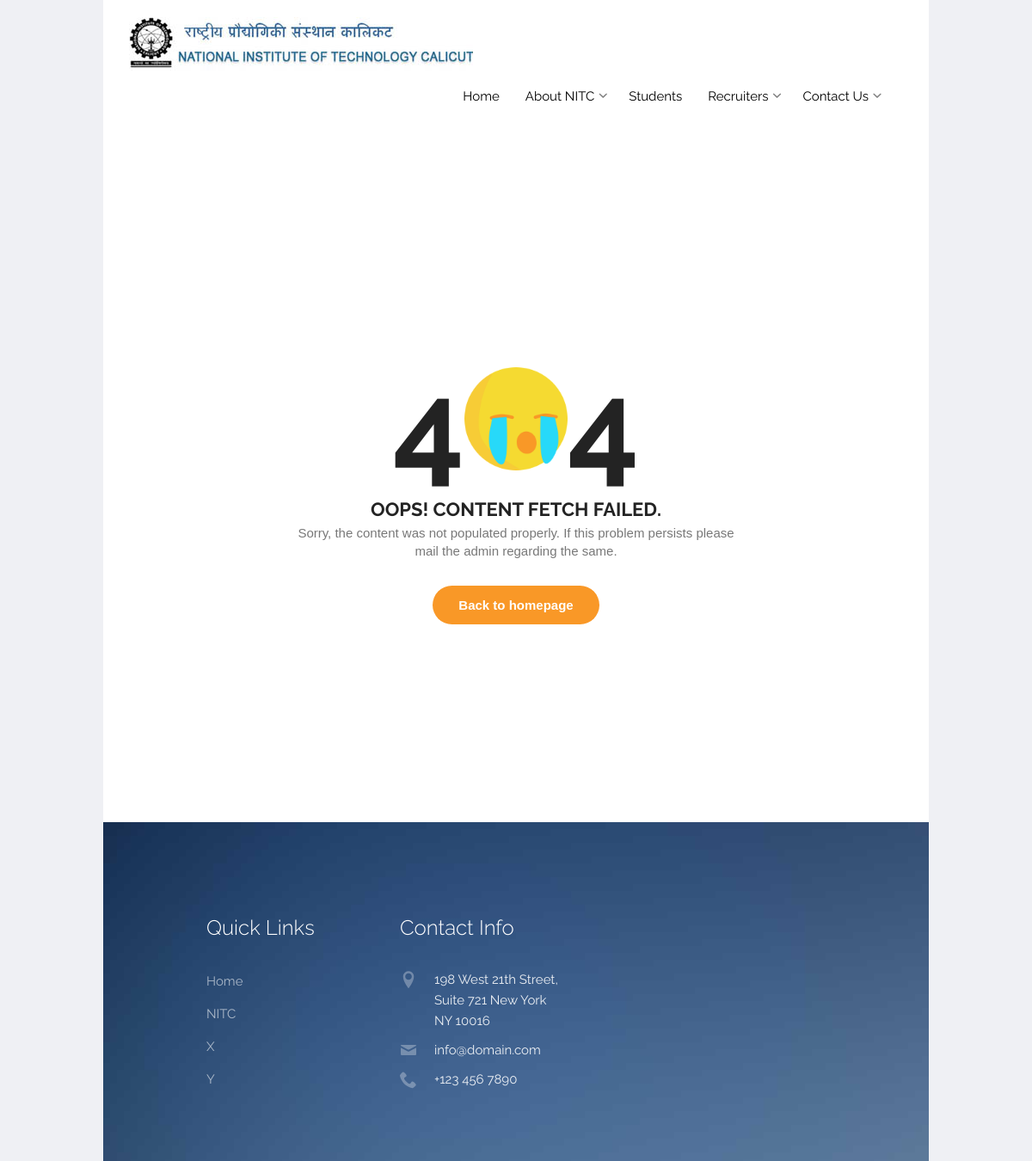
The app's page /people, older data.
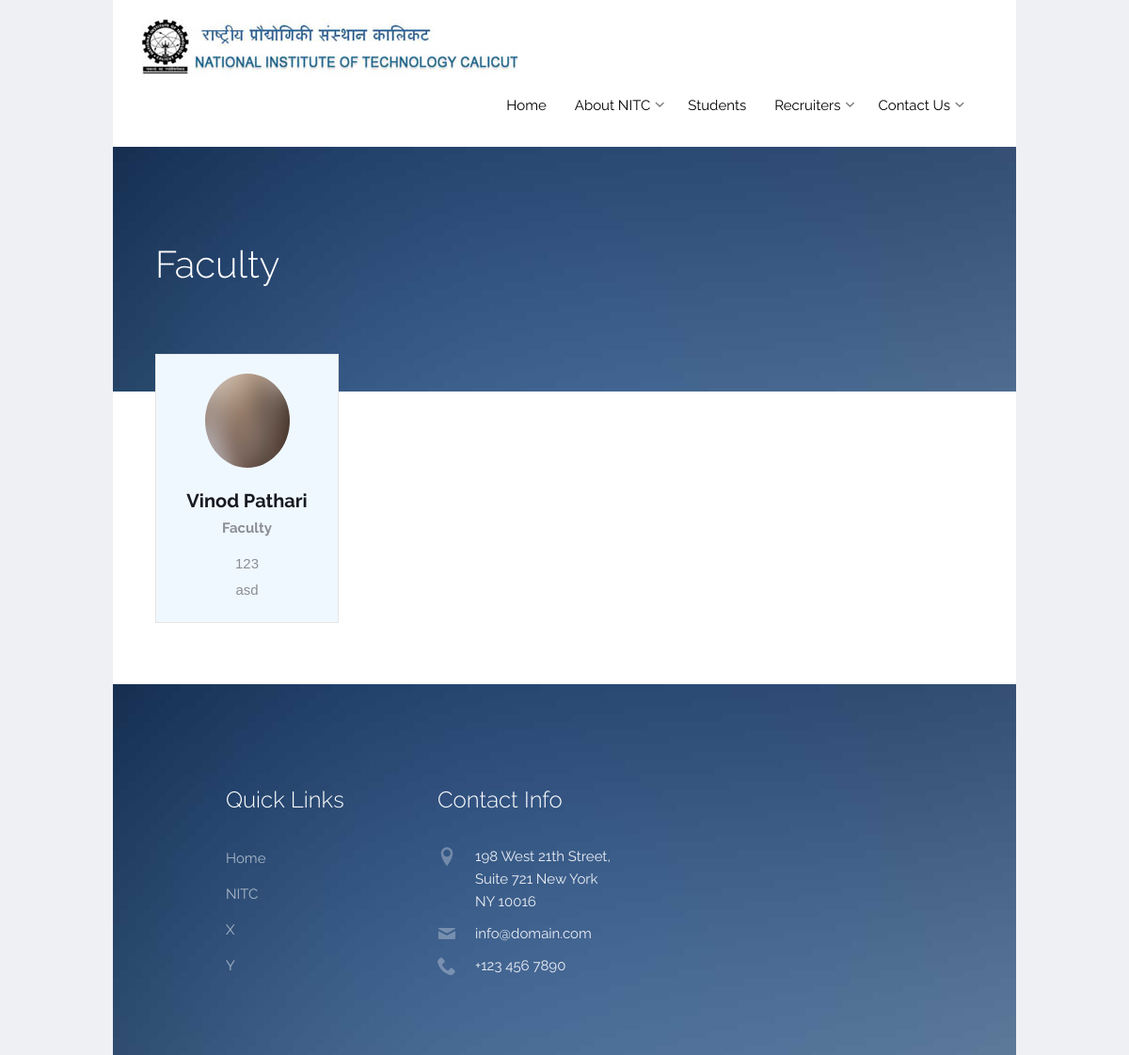
The same page, newer data.
### contactus/models.py (models this page shows, shortened)
class People(models.Model):
    name=models.CharField(max_length=255, blank=False,unique=True,help_text="Name of the person.")
    pic = models.ImageField(upload_to = 'static/img/people/', default = 'static/img/slider_3.jpg')
    alt_text = models.CharField(max_length=255, blank=False,help_text="If image does not load, this will be displayed.")
    phone=models.CharField(max_length=255, blank=False,help_text="Character field")
    email=models.CharField(max_length=255, blank=False)
    CHOICE= (
        ('Faculty', 'Faculty'),
        ('Core Committee', 'Core Committee'),
        ('Placement Representative', 'Placement Rep'),
    )
    display_in_contactus=models.BooleanField(blank=False,null=False)
    role= models.CharField(max_length=255,choices=CHOICE)

### contactus/views.py (the view)
# urls.py: path('people', views.people, name='people'),
def people(request):
    try:
        faculty=People.objects.filter(role='Faculty')
        fac_count=faculty.count()
        core = People.objects.filter(role='Core Committee')
        core_count = core.count()
        rep = People.objects.filter(role='Placement Representative')
        rep_count = rep.count()
    except:
        return render(request, 'fail.html')
    return render(request, 'people.html',locals())

### contactus/templates/people.html (shortened to what this page needs)
{% extends "layout.html" %}
{% load static %}
{% block body %}
    {% if fac_count != 0  %}
         <section class="probootstrap-section probootstrap-section-colored"  style="background-image: url({% static 'img/slider_2.jpg' %}) !important">
            <div class="container">
              <div class="row">
                <div class="col-md-12 text-left section-heading probootstrap-animate" style="margin-bottom:40px;"   >
                  <h2>Faculty</h2>
                </div>
              </div>
            </div>
          </section>
          <section class="probootstrap-section" style="margin-top:-3em;padding-top:5px">
            <div class="container">
              <div class="row">
                  {% for fac in faculty %}
                    <div class="col-md-3 col-sm-6">
                      <div class="probootstrap-teacher text-center probootstrap-animate">
                        <figure class="media">
                          <img src="{{ fac.pic.url }}" alt="{{ fac.alt_text }}" class="img-responsive">
                        </figure>
                        <div class="text">
                          <h3 style="font-family: Raleway, Arial, sans-serif;font-weight: bolder">{{ fac.name }}</h3>
                          <p style="font-family: Raleway, Arial, sans-serif;margin-bottom:10px;font-weight: bold">{{ fac.role }}</p>
                          <p style="font-family:  Menlo, sans-serif;margin-bottom:0px;">{{ fac.phone }}</p>
                          <p style="font-family:  Menlo, sans-serif;margin-bottom:0px;">{{ fac.email }}</p>
                        </div>
                      </div>
                    </div>
                  {% endfor %}
            </div>
          </section>
    {% endif %}
    {%  if core_count == 0 and fac_count == 0 and rep_count == 0 %}
         <div id="notfound">
          <div class="notfound">
            <div class="notfound-404">
              <h1>4<span></span>4</h1>
            </div>
            <h2>Oops! Content Fetch Failed.</h2>
            <p>Sorry, the content was not populated properly. If this problem persists please mail the admin regarding the same.</p>
            <a href="/">Back to homepage</a>
          </div>
        </div>
    {%  endif %}
{% endblock %}

Row changes from the older to the newer data that the page shows:
added People: pic (picture), name "Vinod Pathari", role "Faculty", phone "123", email "asd"
Text that changed along with them:
text no longer shown: "4 4 OOPS! CONTENT FETCH FAILED. Sorry, the content was not populated properly. If this problem persists please mail the admin regarding the same. Back to homepage"
text now shown: "Faculty"
